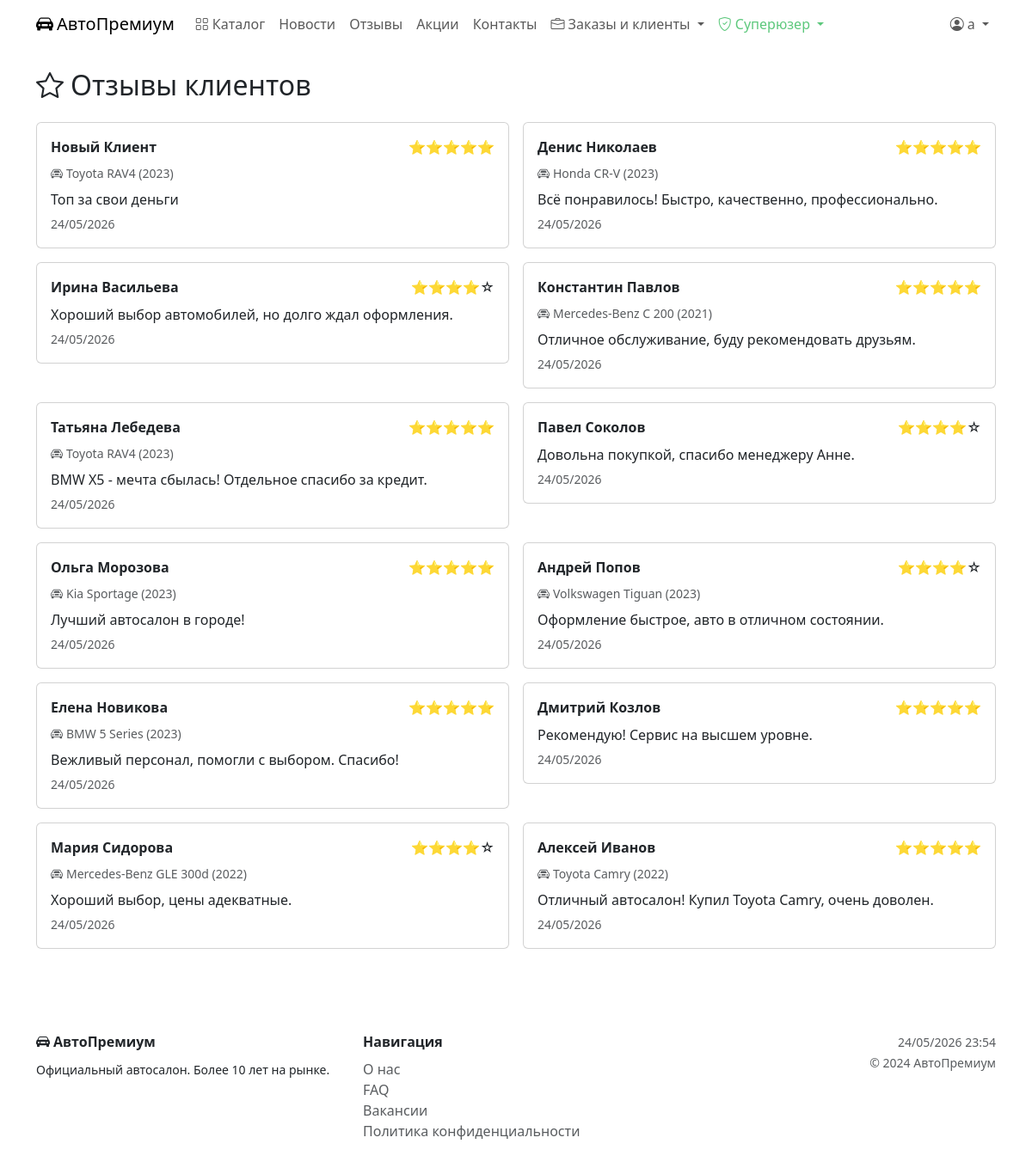
The page /reviews/ (signed in) on the database its author committed.
### catalog/models.py (models this page shows, shortened)
class Review(models.Model):
    RATING_CHOICES = [(i, str(i)) for i in range(1, 6)]
    client = models.ForeignKey(
        Client, on_delete=models.CASCADE,
        related_name='reviews', verbose_name='Клиент'
    )
    car = models.ForeignKey(
        Car, on_delete=models.SET_NULL, null=True, blank=True,
        related_name='reviews', verbose_name='Автомобиль'
    )
    rating = models.PositiveSmallIntegerField('Оценка', choices=RATING_CHOICES)
    text = models.TextField('Текст отзыва')
    created_at = models.DateTimeField('Дата', auto_now_add=True)
    class Meta:
        verbose_name = 'Отзыв'
        verbose_name_plural = 'Отзывы'
        ordering = ['-created_at']

class Client(models.Model):
    user = models.OneToOneField(
        User, on_delete=models.CASCADE,
        related_name='client_profile', verbose_name='Пользователь'
    )
    last_name = models.CharField('Фамилия', max_length=100, blank=True)
    first_name = models.CharField('Имя', max_length=100, blank=True)
    patronymic = models.CharField('Отчество', max_length=100, blank=True)
    phone = models.CharField('Телефон', max_length=20, validators=[validate_phone])
    email = models.EmailField('Email')
    address = models.CharField('Адрес', max_length=255, blank=True)
    city = models.CharField('Город', max_length=100, blank=True)
    birth_date = models.DateField('Дата рождения', validators=[validate_adult])
    passport_series = models.CharField('Серия паспорта', max_length=10, blank=True)
    passport_number = models.CharField('Номер паспорта', max_length=20, blank=True)
    created_at = models.DateTimeField('Зарегистрирован', auto_now_add=True)
    class Meta:
        verbose_name = 'Клиент'
        verbose_name_plural = 'Клиенты'
        ordering = ['last_name', 'first_name']

class Car(models.Model):
    TRANSMISSION_CHOICES = [
        ('MT', 'Механика'), ('AT', 'Автомат'),
        ('CVT', 'Вариатор'), ('DCT', 'Робот'),
    ]
    FUEL_CHOICES = [
        ('petrol', 'Бензин'), ('diesel', 'Дизель'),
        ('electric', 'Электро'), ('hybrid', 'Гибрид'),
    ]
    STATUS_CHOICES = [
        ('available', 'В наличии'),
        ('reserved', 'Зарезервирован'),
        ('sold', 'Продан'),
    ]
    vin = models.CharField('VIN', max_length=17, unique=True)
    name = models.CharField('Модель', max_length=200)
    manufacturer = models.ForeignKey(
        Manufacturer, on_delete=models.PROTECT,
        related_name='cars', verbose_name='Производитель'
    )
    car_type = models.ForeignKey(
        CarType, on_delete=models.PROTECT,
        related_name='cars', verbose_name='Тип кузова'
    )
    year = models.PositiveSmallIntegerField('Год выпуска')
    price = models.DecimalField('Цена (BYN)', max_digits=12, decimal_places=2)
    mileage = models.PositiveIntegerField('Пробег (км)', default=0)
    color = models.CharField('Цвет', max_length=50)
    transmission = models.CharField('Трансмиссия', max_length=3, choices=TRANSMISSION_CHOICES)
    fuel = models.CharField('Тип топлива', max_length=10, choices=FUEL_CHOICES)
    engine_volume = models.DecimalField('Объём двигателя (л)', max_digits=4, decimal_places=1)
    horsepower = models.PositiveSmallIntegerField('Мощность (л.с.)')
    description = models.TextField('Описание', blank=True)
    photo = models.ImageField('Фото', upload_to='cars/', blank=True, null=True)
    status = models.CharField('Статус', max_length=10, choices=STATUS_CHOICES, default='available')
    features = models.ManyToManyField(
        Feature, blank=True, related_name='cars', verbose_name='Опции'
    )
    created_at = models.DateTimeField('Добавлен', auto_now_add=True)
    updated_at = models.DateTimeField('Изменён', auto_now=True)
    class Meta:
        verbose_name = 'Автомобиль'
        verbose_name_plural = 'Автомобили'
        ordering = ['-created_at']
    def __str__(self):
        return f'{self.manufacturer.name} {self.name} ({self.year})'

class Manufacturer(models.Model):
    name = models.CharField('Название', max_length=100)
    country = models.CharField('Страна', max_length=100)
    website = models.URLField('Сайт', blank=True)
    logo = models.ImageField('Логотип', upload_to='manufacturers/', blank=True, null=True)
    class Meta:
        verbose_name = 'Производитель'
        verbose_name_plural = 'Производители'
        ordering = ['name']

### catalog/views.py (the view)
# urls.py: path('reviews/', views.reviews_list, name='reviews_list'),
def reviews_list(request):
    reviews     = Review.objects.select_related('client', 'car__manufacturer').all()
    review_form = None
    if request.user.is_authenticated and hasattr(request.user, 'client_profile'):
        review_form = ReviewForm()
    return render(request, 'catalog/reviews.html', {
        'reviews': reviews, 'review_form': review_form,
    })

### templates/catalog/reviews.html (shortened to what this page needs)
{% extends 'base.html' %}{% block title %}Отзывы — АвтоПремиум{% endblock %}{% block content %}
<h2 class="text-gold mb-4"><i class="bi bi-star me-2"></i>Отзывы клиентов</h2>
<div class="row g-3">
{% for review in reviews %}
<div class="col-md-6">
  <div class="card">
    <div class="card-body">
      <div class="d-flex justify-content-between mb-2">
        <strong>{{ review.client.user.get_full_name|default:review.client.user.username }}</strong>
        <span>{% for i in "12345" %}{% if forloop.counter <= review.rating %}⭐{% else %}☆{% endif %}{% endfor %}</span>
      </div>
      {% if review.car %}<div class="text-muted small mb-2"><i class="bi bi-car-front me-1"></i>{{ review.car }}</div>{% endif %}
      <p class="mb-1">{{ review.text }}</p>
      <small class="text-muted">{{ review.created_at|date:"d/m/Y" }}</small>
    </div>
  </div>
</div>
{% empty %}<div class="col-12 text-muted">Отзывов пока нет.</div>{% endfor %}
</div>{% endblock %}

### templates/base.html (shortened to what this page needs)
<!DOCTYPE html>
<html lang="ru">
<head>
  <link href="https://cdn.jsdelivr.net/npm/bootstrap@5.3.2/dist/css/bootstrap.min.css" rel="stylesheet">
  <link href="https://cdn.jsdelivr.net/npm/bootstrap-icons@1.11.1/font/bootstrap-icons.css" rel="stylesheet">
</head>
<body>
<nav class="navbar navbar-expand-lg sticky-top">
  <div class="container">
    <a class="navbar-brand" href="{% url 'index' %}">
      <i class="bi bi-car-front-fill me-1"></i>АвтоПремиум
    </a>
    <div class="collapse navbar-collapse" id="nav">
      <ul class="navbar-nav me-auto">
        <li class="nav-item"><a class="nav-link" href="{% url 'car_list' %}"><i class="bi bi-grid me-1"></i>Каталог</a></li>
        <li class="nav-item"><a class="nav-link" href="{% url 'news_list' %}">Новости</a></li>
        <li class="nav-item"><a class="nav-link" href="{% url 'reviews_list' %}">Отзывы</a></li>
        <li class="nav-item"><a class="nav-link" href="{% url 'promos' %}">Акции</a></li>
        <li class="nav-item"><a class="nav-link" href="{% url 'contacts' %}">Контакты</a></li>
{% if user.is_staff %}
<li class="nav-item dropdown">
  <a class="nav-link dropdown-toggle text-gold" href="#" data-bs-toggle="dropdown">
    <i class="bi bi-briefcase me-1"></i>Заказы и клиенты
  </a>
</li>
{% endif %}
        {% if user.is_superuser %}
        <li class="nav-item dropdown">
          <a class="nav-link dropdown-toggle" style="color:#5dc87c !important;" href="#" data-bs-toggle="dropdown">
            <i class="bi bi-shield-check me-1"></i>Суперюзер
          </a>
        </li>
        {% endif %}
      </ul>
      <ul class="navbar-nav">
        {% if user.is_authenticated %}
        <li class="nav-item dropdown">
          <a class="nav-link dropdown-toggle" href="#" data-bs-toggle="dropdown">
            <i class="bi bi-person-circle me-1"></i>{{ user.get_full_name|default:user.username }}
          </a>
        </li>
        {% else %}
        <li class="nav-item"><a class="nav-link" href="{% url 'login' %}"><i class="bi bi-box-arrow-in-right me-1"></i>Войти</a></li>
        <li class="nav-item"><a class="btn btn-gold ms-2 nav-link px-3" href="{% url 'register' %}">Регистрация</a></li>
        {% endif %}
      </ul>
    </div>
  </div>
</nav>
<main class="py-4">
  <div class="container">
    {% block content %}{% endblock %}
  </div>
</main>
<footer class="footer py-4 mt-5">
  <div class="container">
    <div class="row">
      <div class="col-md-4">
        <div class="text-gold fw-bold mb-2"><i class="bi bi-car-front-fill me-1"></i>АвтоПремиум</div>
        <small>Официальный автосалон. Более 10 лет на рынке.</small>
      </div>
      <div class="col-md-4">
        <div class="fw-bold mb-2">Навигация</div>
        <div><a href="{% url 'about' %}" class="text-muted text-decoration-none">О нас</a></div>
        <div><a href="{% url 'faq' %}" class="text-muted text-decoration-none">FAQ</a></div>
        <div><a href="{% url 'vacancies' %}" class="text-muted text-decoration-none">Вакансии</a></div>
        <div><a href="{% url 'privacy' %}" class="text-muted text-decoration-none">Политика конфиденциальности</a></div>
      </div>
      <div class="col-md-4 text-md-end">
        <small class="text-muted">{% now "d/m/Y H:i" %}</small><br>
        <small class="text-muted">© 2024 АвтоПремиум</small>
      </div>
    </div>
  </div>
</footer>
</body>
</html>

### rows shown on the page
Review: client.user.get_full_name "Новый Клиент", rating 5 (drawn), car "Toyota RAV4 (2023)", text "Топ за свои деньги", created_at "24/05/2026"
Review: client.user.get_full_name "Денис Николаев", rating 5 (drawn), car "Honda CR-V (2023)", text "Всё понравилось! Быстро, качественно, профессионально.", created_at "24/05/2026"
Review: client.user.get_full_name "Ирина Васильева", rating 4 (drawn), text "Хороший выбор автомобилей, но долго ждал оформления.", created_at "24/05/2026"
Review: client.user.get_full_name "Константин Павлов", rating 5 (drawn), car "Mercedes-Benz C 200 (2021)", text "Отличное обслуживание, буду рекомендовать друзьям.", created_at "24/05/2026"
Review: client.user.get_full_name "Татьяна Лебедева", rating 5 (drawn), car "Toyota RAV4 (2023)", text "BMW X5 - мечта сбылась! Отдельное спасибо за кредит.", created_at "24/05/2026"
Review: client.user.get_full_name "Павел Соколов", rating 4 (drawn), text "Довольна покупкой, спасибо менеджеру Анне.", created_at "24/05/2026"
Review: client.user.get_full_name "Ольга Морозова", rating 5 (drawn), car "Kia Sportage (2023)", text "Лучший автосалон в городе!", created_at "24/05/2026"
Review: client.user.get_full_name "Андрей Попов", rating 4 (drawn), car "Volkswagen Tiguan (2023)", text "Оформление быстрое, авто в отличном состоянии.", created_at "24/05/2026"
Review: client.user.get_full_name "Елена Новикова", rating 5 (drawn), car "BMW 5 Series (2023)", text "Вежливый персонал, помогли с выбором. Спасибо!", created_at "24/05/2026"
Review: client.user.get_full_name "Дмитрий Козлов", rating 5 (drawn), text "Рекомендую! Сервис на высшем уровне.", created_at "24/05/2026"
Review: client.user.get_full_name "Мария Сидорова", rating 4 (drawn), car "Mercedes-Benz GLE 300d (2022)", text "Хороший выбор, цены адекватные.", created_at "24/05/2026"
Review: client.user.get_full_name "Алексей Иванов", rating 5 (drawn), car "Toyota Camry (2022)", text "Отличный автосалон! Купил Toyota Camry, очень доволен.", created_at "24/05/2026"

### other values the page prints
{{ user.get_full_name|default:user.username }} "a"
